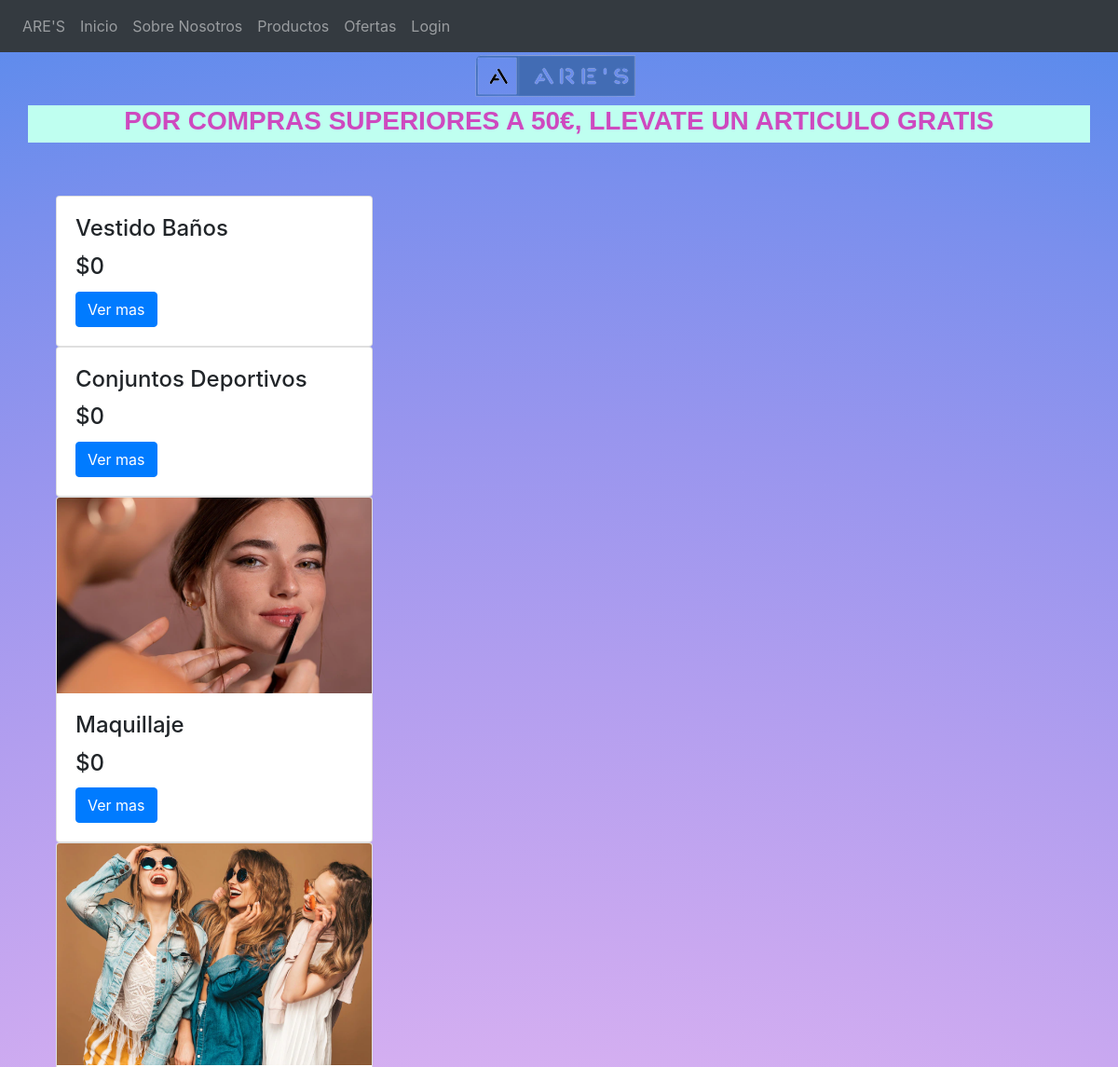
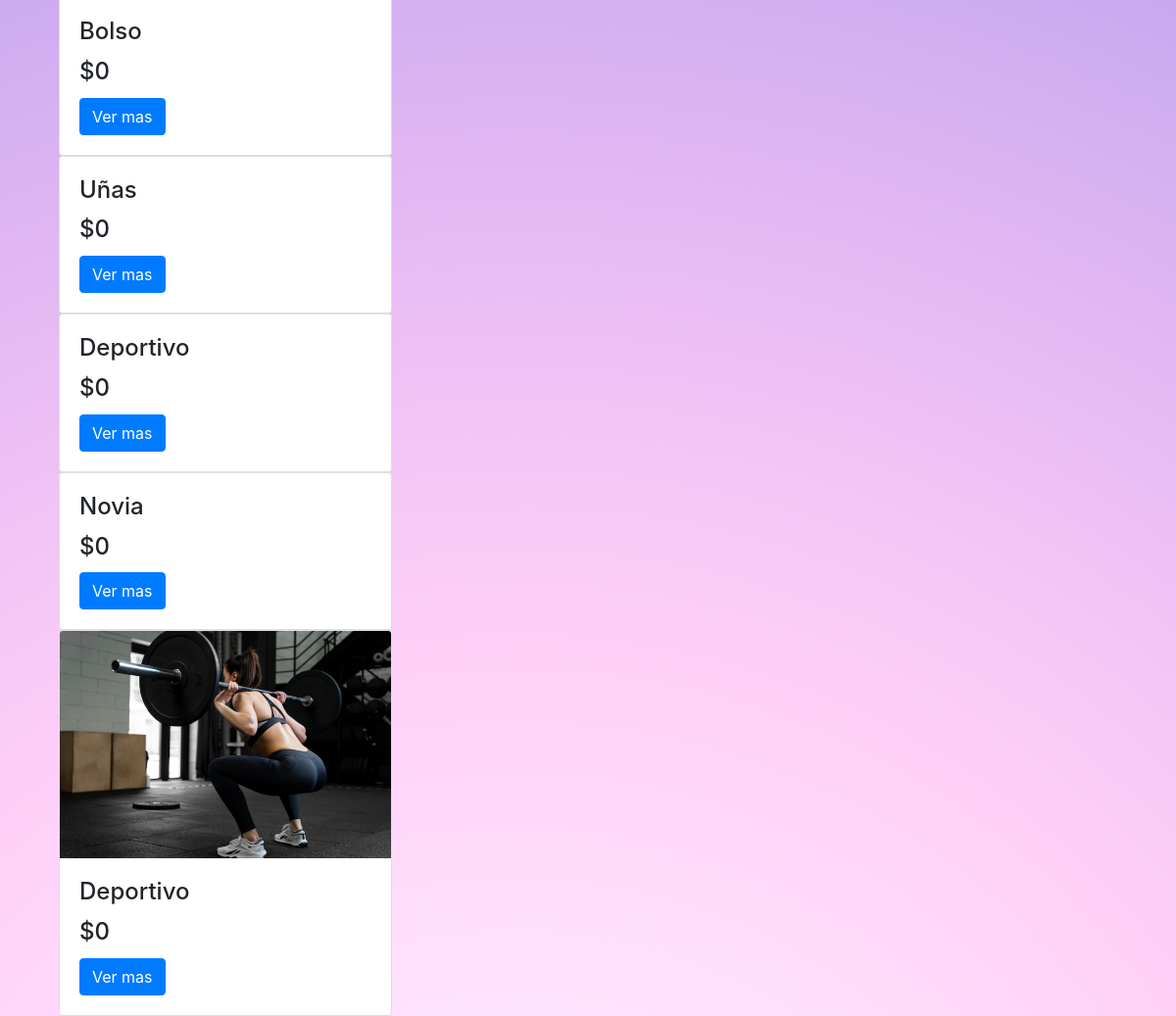
/producto.php, run on the app's committed database (2 pictures, top to bottom).
### tables this page shows
CREATE TABLE `producto` (
  `codigo` int(10) NOT NULL,
  `nombre` varchar(200) NOT NULL,
  `foto` varchar(100) NOT NULL,
  `precio` int(50) NOT NULL
);

### producto.php (the view)
<?php  include("vista/cabecera.php");?>
<?php
include("admin/config/conexion.php");
$result = ("SELECT * FROM producto");
?>
   <?php foreach($conn->query($result) as $list){ ?>
<div class="col-md-4">
<div class="card">
    <img class="card-img-top" src="img/<?php echo $list['foto']?>" alt="">
    <div class="card-body">
        <h4 class="card-title"><?php echo $list['nombre']?></h4>
        <h4 class="card-title"><span>$</span><?php echo $list['precio']?></h4>
        <a href="#" class="btn btn-primary">Ver mas</a>
    </div>
</div>
</div>
<?php }?>
<?php  include("vista/pie.php");?>

### vista/cabecera.php (shortened to what this page needs)
<!DOCTYPE html>
<html lang="en">
<head>
    <link rel="stylesheet" href="css/bootstrap.min.css">
    <link rel="stylesheet" href="../css/estilo.css">
    <link rel="stylesheet" href="https://cdn.jsdelivr.net/npm/bootstrap@4.6.1/dist/css/bootstrap.min.css">
</head>
<body style="background-image: radial-gradient(circle at 43.84% 120.44%, #fff6ff 0, #ffeaff 10%, #ffdefc 20%, #fed0f8 30%, #f0c3f5 40%, #deb5f2 50%, #c9a8f0 60%, #b29eef 70%, #9895ee 80%, #7a8fed 90%, #538aec 100%);;">
    <nav class="navbar navbar-expand-lg navbar-dark bg-dark">
        <ul class="nav navbar-nav">
        <li class="nav-item ">
                <a class="nav-link" href="#">ARE'S</a>
            </li>
            <li class="nav-item ">
                <a class="nav-link" href="index.php">Inicio</a>
            </li>
            <li class="nav-item">
                <a class="nav-link" href="acerca.php">Sobre Nosotros</a>
            </li>
            <li class="nav-item">
                <a class="nav-link" href="producto.php">Productos</a>
            </li>
            <li class="nav-item">
                <a class="nav-link" href="oferta.php">Ofertas</a>
            </li>
            <li class="nav-item">
                <a class="nav-link" href="admin/index.php"  target="_blank" >Login</a>
            </li>
        </ul>
    </nav>
    <div class="logo">
      <center> <img src="logoA.png" alt=""></center>
   </div>
    <div class="container">
        <br>
        <div class="row">
        <div class="publicidad">
    <h2 class="texto">
        Por compras superiores a 50€, llevate un articulo GRATIS
</div>
</div>

### vista/pie.php (shortened to what this page needs)
    </div>
</body>
</html>

### css/estilo.css (style rules this page uses)
.publicidad { background-color: #E4DCCF; border-radius: 0px; width: 1340px; height: 40px; border-top: 600px; }
.publicidad .texto { color: #92A9BD; text-align: center; font-size: 28px; font-family: helvetica; font-weight: bold; color: #FC28FB; text-transform: uppercase; }
.texto { animation-name: parpadeo; animation-duration: 1s; animation-timing-function: linear; animation-iteration-count: infinite; -webkit-animation-name: parpadeo; -webkit-animation-duration: 1s; -webkit-animation-timing-function: linear; -webkit-animation-iteration-count: infinite; }

### vista/cabecera.php (style rules this page uses)
.logo { margin-top: -70px; }
.publicidad { background-color: #BFFFF0; border-radius: 0px; width: 1340px; height: 40px; border-top: 600px; margin-top: -97px; }
.publicidad .texto { color: #92A9BD; text-align: center; font-size: 28px; font-family: helvetica; font-weight: bold; color: #CE49BF; text-transform: uppercase; }
.texto { animation-name: parpadeo; animation-duration: 1s; animation-timing-function: linear; animation-iteration-count: infinite; -webkit-animation-name: parpadeo; -webkit-animation-duration: 1s; -webkit-animation-timing-function: linear; -webkit-animation-iteration-count: infinite; }

### data on the page
producto: nombre "Vestido Baños", precio "0"
producto: nombre "Conjuntos Deportivos", precio "0"
producto: foto (picture), nombre "Maquillaje", precio "0"
producto: foto (picture), nombre "Bolso", precio "0"
producto: nombre "Uñas", precio "0"
producto: nombre "Deportivo", precio "0"
producto: nombre "Novia", precio "0"
producto: foto (picture), nombre "Deportivo", precio "0"
